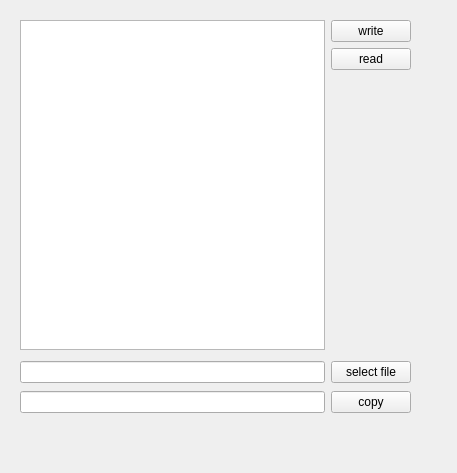
<?xml version="1.0" encoding="UTF-8"?>
<ui version="4.0">
 <class>Widget</class>
 <widget class="QWidget" name="Widget">
  <property name="geometry">
   <rect>
    <x>0</x>
    <y>0</y>
    <width>457</width>
    <height>473</height>
   </rect>
  </property>
  <property name="windowTitle">
   <string>Form</string>
  </property>
  <widget class="QWidget" name="">
   <property name="geometry">
    <rect>
     <x>20</x>
     <y>390</y>
     <width>391</width>
     <height>25</height>
    </rect>
   </property>
   <layout class="QHBoxLayout" name="horizontalLayout">
    <item>
     <widget class="QLineEdit" name="dest_line_edit">
      <property name="text">
       <string/>
      </property>
     </widget>
    </item>
    <item>
     <widget class="QPushButton" name="copy_file_button">
      <property name="text">
       <string>copy</string>
      </property>
     </widget>
    </item>
   </layout>
  </widget>
  <widget class="QWidget" name="">
   <property name="geometry">
    <rect>
     <x>20</x>
     <y>360</y>
     <width>391</width>
     <height>25</height>
    </rect>
   </property>
   <layout class="QHBoxLayout" name="horizontalLayout_2">
    <item>
     <widget class="QLineEdit" name="source_line_edit"/>
    </item>
    <item>
     <widget class="QPushButton" name="select_file_button">
      <property name="text">
       <string>select file</string>
      </property>
     </widget>
    </item>
   </layout>
  </widget>
  <widget class="QWidget" name="">
   <property name="geometry">
    <rect>
     <x>20</x>
     <y>20</y>
     <width>391</width>
     <height>330</height>
    </rect>
   </property>
   <layout class="QHBoxLayout" name="horizontalLayout_3">
    <item>
     <widget class="QTextEdit" name="textEdit"/>
    </item>
    <item>
     <layout class="QVBoxLayout" name="verticalLayout">
      <item>
       <widget class="QPushButton" name="write_button">
        <property name="text">
         <string>write</string>
        </property>
       </widget>
      </item>
      <item>
       <widget class="QPushButton" name="read_button">
        <property name="text">
         <string>read</string>
        </property>
       </widget>
      </item>
      <item>
       <spacer name="verticalSpacer">
        <property name="orientation">
         <enum>Qt::Vertical</enum>
        </property>
        <property name="sizeHint" stdset="0">
         <size>
          <width>20</width>
          <height>268</height>
         </size>
        </property>
       </spacer>
      </item>
     </layout>
    </item>
   </layout>
  </widget>
 </widget>
 <resources/>
 <connections/>
</ui>
